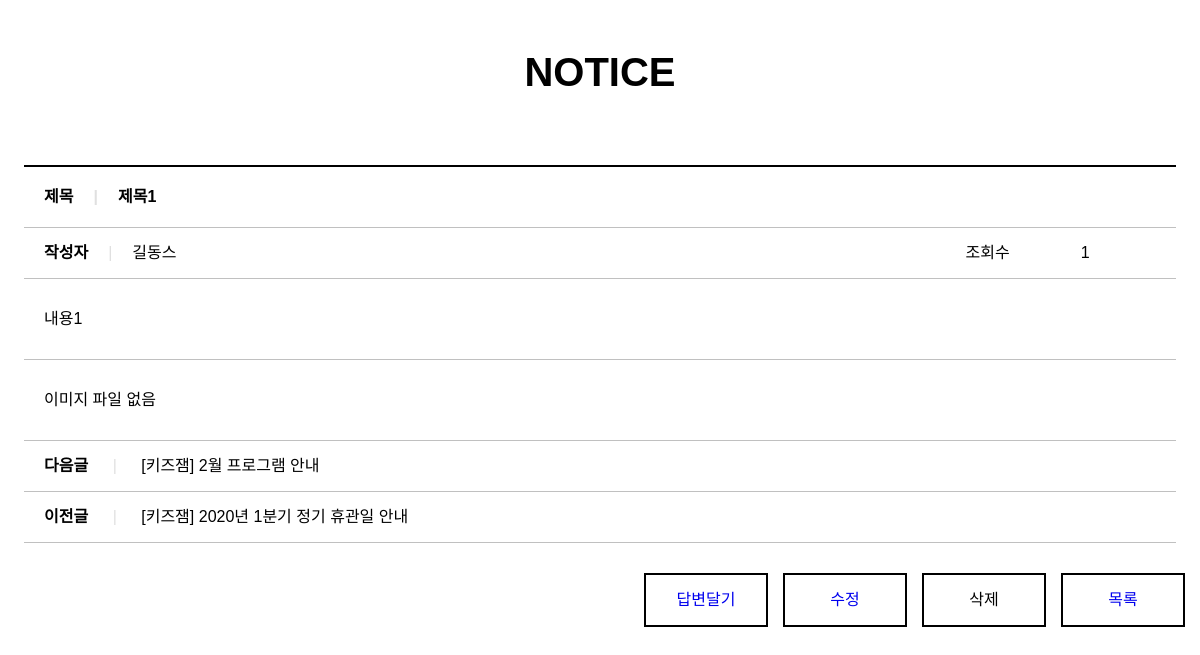
/board/bview/1/, run on the app's committed database.
### board/models.py (models this page shows, shortened)
class Board(models.Model):
  bno = models.AutoField(primary_key=True)
  member = models.ForeignKey(Member, models.DO_NOTHING, null=True)
  btitle = models.CharField(max_length=1000)
  bcontent = models.TextField()
  bgroup = models.IntegerField(null=True)
  bstep = models.IntegerField(default=0)
  bindent = models.IntegerField(default=0)
  bhit = models.IntegerField(default=0)
  bdate = models.DateTimeField(auto_now=True)
  bfile = models.ImageField(null=True, upload_to='board') # 이미지

### member/models.py (models this page shows, shortened)
class Member(models.Model):
  id = models.CharField(primary_key=True, max_length=50)
  pw = models.CharField(max_length=100)
  name = models.CharField(max_length=100)
  nicname = models.CharField(max_length=100)
  tel = models.CharField(max_length=20, default='010-0000-0000')
  gender = models.CharField(max_length=10, default='남자')
  hobby = models.CharField(max_length=50, default='game')
  mdate = models.DateTimeField(auto_now=True)

### board/views.py (the view)
# urls.py: path('bview/<str:bno>/', views.bview, name='bview'),
def bview(request, bno):
  tomorrow = datetime.replace(datetime.now(), hour=23, minute=59, second=0)
  expires = datetime.strftime(tomorrow, '%a,%d-%b-%Y %H:%M:%S GMT')
  qs = Board.objects.filter(bno = bno)
  prev_qs = Board.objects.filter().order_by('-bgroup', 'bstep').first()
  next_qs = Board.objects.filter().order_by('bgroup', '-bstep').first()
  print('cookie_name : ', request.COOKIES.get('cookie_name'))
  if request.COOKIES.get('cookie_name') is not None:
    cookies = request.COOKIES.get('cookie_name')
    cookies_list = cookies.split('|')
    context = {'board':qs[0]}
    response = render(request, 'bview.html', context)
    if str(bno) not in cookies_list:
      response.set_cookie('cookie_name', cookies+f'|{bno}', expires=expires)
      qs.update(bhit = F('bhit') + 1)
  else: # 존재하지 않으면
    context = {'board':qs[0]}
    response = render(request, 'bview.html', context)
    response.set_cookie('cookie_name', bno, expires=expires)
    qs.update(bhit = F('bhit') + 1)
  return response

### board/templates/bview.html (shortened to what this page needs)
<!DOCTYPE html>
{% load static %}
<html>
<head>
  <link rel="stylesheet" href="https://cdnjs.cloudflare.com/ajax/libs/font-awesome/5.12.1/css/all.min.css">
  <link rel="stylesheet" href="{% static 'css/style.css' %}">
  <link rel="stylesheet" href="{% static 'css/read.css' %}">
</head>
<body>
<section>
    <h1>NOTICE</h1>
    <table>
      <colgroup>
        <col width="80%">
        <col width="10%">
        <col width="10%">
      </colgroup>
      <tr>
        <th colspan="3"><strong>제목</strong><span class="separator">|</span>{{board.btitle}}</th>
      </tr>
      <tr>
        <td><strong>작성자</strong><span class="separator">|</span>{{board.member.nicname}}</td>
        <td>조회수</td>
        <td>{{board.bhit}}</td>
      </tr>
      <tr>
        <td colspan="3" class="article">{{board.bcontent}}</td>
      </tr>
      <tr>
        <td colspan="3" class="article">
          {% if board.bfile %}
          <img src='{{board.bfile.url}}' style='width: 600px'>
          {% else %}
          이미지 파일 없음
          {% endif %}
        </td>
      </tr>
      <tr>
        <td colspan="3"><strong>다음글</strong> <span class="separator">|</span> [키즈잼] 2월 프로그램 안내</td>
      </tr>
      <tr>
        <td colspan="3"><strong>이전글</strong> <span class="separator">|</span> [키즈잼] 2020년 1분기 정기 휴관일 안내</td>
      </tr>
    </table>
    <a href="/board/blist"><div class="list">목록</div></a>
    <a onclick=deleteBtn()><div class="list">삭제</div></a>
    <a href="/board/bupdate/{{board.bno}}"><div class="list">수정</div></a>
    <a href="/board/breply/{{board.bno}}"><div class="list">답변달기</div></a>
  </section>
</body>
</html>

### static/css/style.css (style rules this page uses)
*, body { margin: 0; padding: 0; font-family: 'Noto Sans KR', sans-serif; font-size: 16px; }

### static/css/read.css (style rules this page uses)
section { text-align: center; }
h1 { margin-top: 50px; margin-bottom: 0; font-size: 40px; }
table { width: 96%; margin-top: 70px; margin-left: auto; margin-right: auto; line-height: 40px; }
table { border-collapse: collapse; }
th { padding: 10px 0 10px 20px; border: 1px solid silver; border-top: 2px solid black; }
td { padding: 5px 0 5px 20px; border: 1px solid silver; }
th, td { text-align: left; border-left: hidden; border-right: hidden; }
.article { padding: 20px 0 20px 20px; }
.separator { padding: 0 20px 0 20px; color: #e0e0e0; }
.list { float: right; width: 120px; height: 50px; line-height: 50px; margin: 30px 15px 10px 0; border: 2px black solid; }

### board/templates/bview.html (style rules this page uses)
a { cursor: pointer; }

### data on the page
Board: btitle "제목1", member.nicname "길동스", bhit "1", bcontent "내용1"
